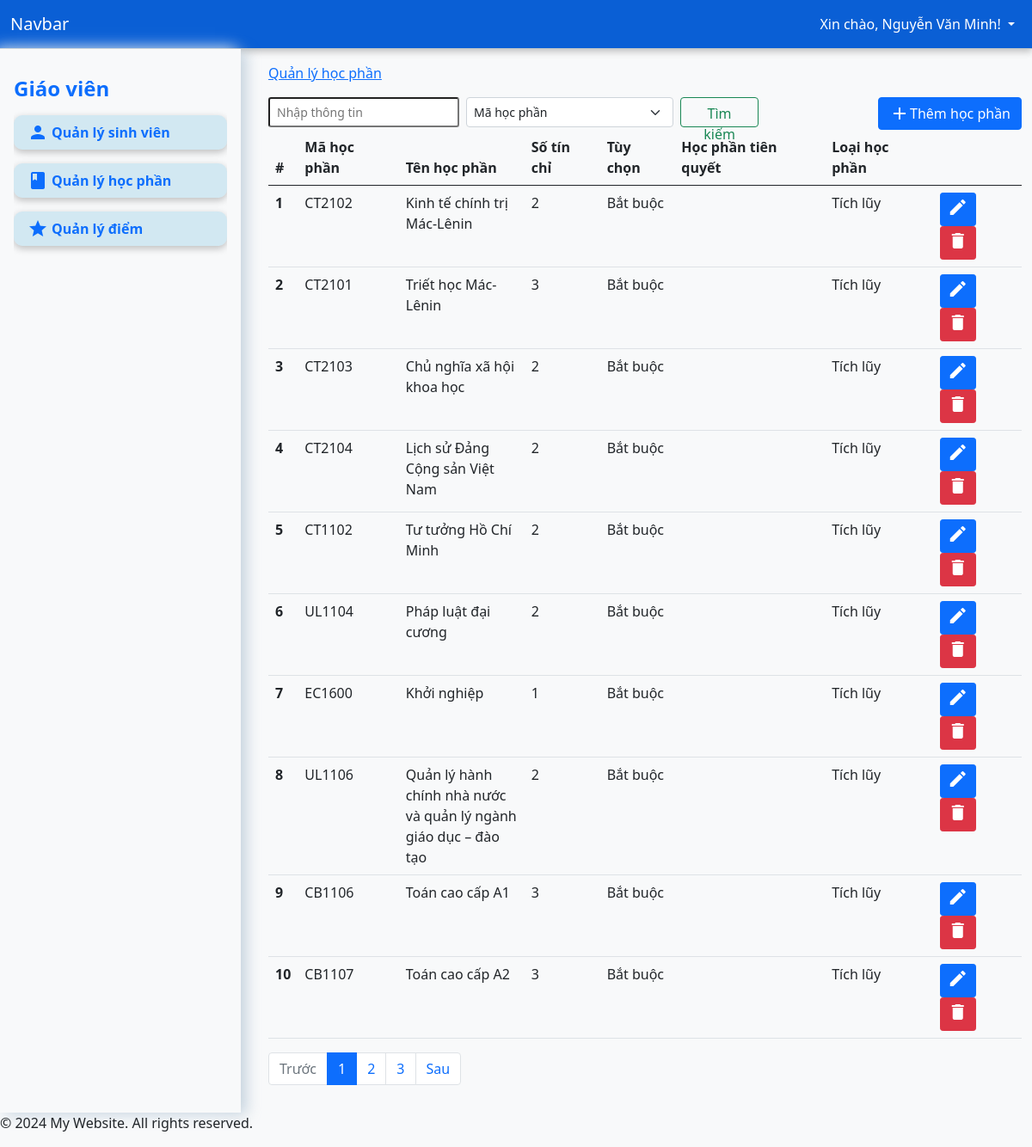
Page /?page=courses (signed in) on the committed database.
### tables this page shows
CREATE TABLE `courses` (
  `id` int(11) NOT NULL,
  `course_code` varchar(50) NOT NULL,
  `course_name` varchar(255) NOT NULL,
  `credits` int(11) NOT NULL,
  `optional` enum('Bắt buộc','Tự chọn') DEFAULT 'Bắt buộc',
  `accumulation` enum('Tích lũy','Không tích lũy') DEFAULT 'Tích lũy',
  `pre_course` int(11) DEFAULT NULL
);

### app/controller/CourseController.php (called while the page is built, shortened)
<?php
class CourseController
{
    private $conn;
    public function __construct($conn)
    {
        $this->conn = $conn;
    }
    public function index($limit, $offset)
    {
        $query = "SELECT c.*, pre_c.course_name AS pre_course_name FROM courses c LEFT JOIN courses pre_c ON c.pre_course = pre_c.id".(($limit !== null && $offset !== null)?" LIMIT $limit OFFSET $offset":"");
        $result = mysqli_query($this->conn, $query);
        $courses = mysqli_fetch_all($result, MYSQLI_ASSOC);
        return $courses;
    }
    public function count()
    {
        $query = "SELECT COUNT(*) as total FROM courses";
        $result = mysqli_query($this->conn, $query);
        $row = mysqli_fetch_assoc($result);
        return $row['total'];
    }
}

### app/views/pages/courses.php (the view, shortened to what this page needs)
<?php
require_once "app/controller/CourseController.php";
$courseController = new CourseController($conn);
$page = isset($_GET['num']) ? (int)$_GET['num'] : 1;
$page = max($page, 1);
$limit = 10;
$offset = ($page - 1) * $limit;
$search = isset($_POST['search']) ? $_POST['search'] : '';
$search_by = isset($_POST['search_by']) ? $_POST['search_by'] : '';
if ($search && $search_by) {
    $courses = $courseController->search($search, $search_by);
    $total_courses = count($courses);
    $total_pages = 1;
} else {
    $courses = $courseController->index($limit, $offset);
    $total_courses = $courseController->count();
    $total_pages = ceil($total_courses / $limit);
}
?>
<nav aria-label="Page navigation">
    <form class="d-flex float-start" method="post" style="height: 35px;">
        <input class="form-control-sm me-2" name="search" type="search" placeholder="Nhập thông tin" aria-label="Search" required>
        <select class="form-select form-select-sm me-2" name="search_by">
            <option value="course_code" selected>Mã học phần</option>
        </select>
        <button class="btn btn-outline-success" type="submit" style="width:200px;">Tìm kiếm</button>
    </form>
    <button type="button" class="btn btn-primary float-end d-flex align-items-center" data-bs-toggle="modal" data-bs-target="#addCourseModal"><i class="material-icons">add</i> Thêm học phần</button>
    <table class="table">
        <thead>
            <tr>
                <th scope="col">#</th>
                <th scope="col">Mã học phần</th>
                <th scope="col">Tên học phần</th>
                <th scope="col">Số tín chỉ</th>
                <th scope="col">Tùy chọn</th>
                <th scope="col">Học phần tiên quyết</th>
                <th scope="col">Loại học phần</th>
                <th scope="col"></th>
            </tr>
        </thead>
        <tbody>
            <?php foreach ($courses as $index => $course): ?>
                <tr>
                    <th scope="row"><?php echo $index + 1; ?></th>
                    <td><?php echo htmlspecialchars($course['course_code']); ?></td>
                    <td class="col-2"><?php echo htmlspecialchars($course['course_name']); ?></td>
                    <td><?php echo htmlspecialchars($course['credits']); ?></td>
                    <td><?php echo $course['optional']; ?></td>
                    <td><?php echo htmlspecialchars($course['pre_course_name']); ?></td>
                    <td><?php echo htmlspecialchars($course['accumulation']); ?></td>
                    <td>
                        <button class="btn btn-primary btn-sm" data-bs-toggle="modal" data-bs-target="#editCourseModal"
                            data-id="<?php echo $course['id']; ?>"
                            data-course_code="<?php echo htmlspecialchars($course['course_code']); ?>"
                            data-course_name="<?php echo htmlspecialchars($course['course_name']); ?>"
                            data-credits="<?php echo htmlspecialchars($course['credits']); ?>"
                            data-optional="<?php echo $course['optional']; ?>"
                            data-pre_course="<?php echo htmlspecialchars($course['pre_course']); ?>"
                            data-accumulation="<?php echo htmlspecialchars($course['accumulation']); ?>">
                            <i class="material-icons">edit</i>
                        </button>
                        <form action="app/controller/CourseController.php" method="POST" style="display:inline;">
                            <button type="submit" class="btn btn-danger btn-sm"><i class="material-icons">delete</i></button>
                        </form>
                    </td>
                </tr>
            <?php endforeach; ?>
        </tbody>
    </table>
    <ul class="pagination">
        <li class="page-item <?php if ($page <= 1) echo 'disabled'; ?>">
            <a class="page-link" href="?page=courses&num=<?php echo $page - 1; ?>">Trước</a>
        </li>
        <?php for ($i = 1; $i <= $total_pages; $i++): ?>
            <li class="page-item <?php if ($page == $i) echo 'active'; ?>">
                <a class="page-link" href="?page=courses&num=<?php echo $i; ?>"><?php echo $i; ?></a>
            </li>
        <?php endfor; ?>
        <li class="page-item <?php if ($page >= $total_pages) echo 'disabled'; ?>">
            <a class="page-link" href="?page=courses&num=<?php echo $page + 1; ?>">Sau</a>
        </li>
    </ul>
</nav>

### rows in the picture
courses: course_code "CT2102", course_name "Kinh tế chính trị Mác-Lênin", credits "2", optional "Bắt buộc", accumulation "Tích lũy"
courses: course_code "CT2101", course_name "Triết học Mác-Lênin", credits "3", optional "Bắt buộc", accumulation "Tích lũy"
courses: course_code "CT2103", course_name "Chủ nghĩa xã hội khoa học", credits "2", optional "Bắt buộc", accumulation "Tích lũy"
courses: course_code "CT2104", course_name "Lịch sử Đảng Cộng sản Việt Nam", credits "2", optional "Bắt buộc", accumulation "Tích lũy"
courses: course_code "CT1102", course_name "Tư tưởng Hồ Chí Minh", credits "2", optional "Bắt buộc", accumulation "Tích lũy"
courses: course_code "UL1104", course_name "Pháp luật đại cương", credits "2", optional "Bắt buộc", accumulation "Tích lũy"
courses: course_code "EC1600", course_name "Khởi nghiệp", credits "1", optional "Bắt buộc", accumulation "Tích lũy"
courses: course_code "UL1106", course_name "Quản lý hành chính nhà nước và quản lý ngành giáo dục – đào tạo", credits "2", optional "Bắt buộc", accumulation "Tích lũy"
courses: course_code "CB1106", course_name "Toán cao cấp A1", credits "3", optional "Bắt buộc", accumulation "Tích lũy"
courses: course_code "CB1107", course_name "Toán cao cấp A2", credits "3", optional "Bắt buộc", accumulation "Tích lũy"

### other values in the picture
$_SESSION['auth_user']['username'] "Nguyễn Văn Minh"
$page_titles[$_GET['page']] "Quản lý học phần"
